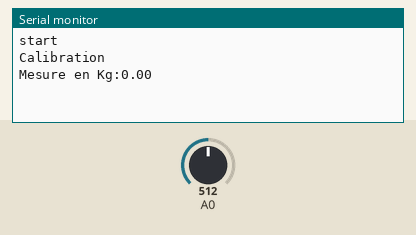
Recording of a sketch running on a simulated Arduino Uno, built with avr-gcc and run on an emulated ATmega328P. On the bench: the last lines printed to the serial monitor. The inputs (shaded band) are chosen by the test bench; at power-on: A0 = 512.

Above: at 4.7 s.
4.8 s: A0 set to 716
At 5.9 s:
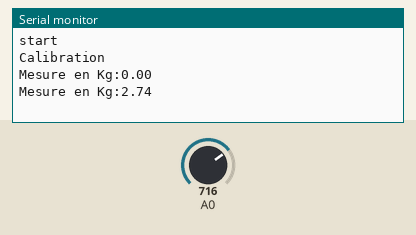
6.3 s: A0 set to 900
At 8.3 s:
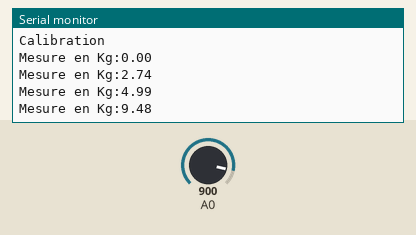
Timing chart, 0 to 9.8 s (numbered marks = the images above; inputs shaded):
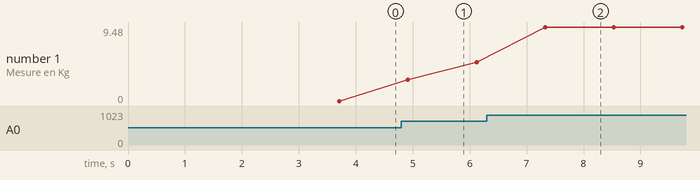

Measured:
- after the input at 4.8 s, the serial monitor: prints a new line after 0.12 s (image 1)
- after the input at 6.3 s, the serial monitor: prints a new line after 1.0 s (image 2)
- plotted number 1: 0 → 4.99 after the input at 4.8 s, 4.99 → 9.48 after the input at 6.3 s

The sketch:

Sketch1.ino
```cpp
	int i;
	int value;
	float V,Vo,Vcal;
	float Sum=0;

void setup()
{
	Serial.begin(9600);
	Serial.println("start");

	//Calibration :
	delay(3000);
	Serial.println("Calibration");
	for(i=0;i<50;i++)
	{
		value=analogRead(0);
		V=value*5.00/1023;
		Sum+=V;
		delay(10);
		Vcal=Sum/50;
	}

}

void loop()
{
	float Sum=0;

	for(i=0;i<20;i++)
	{
		value=analogRead(0);
		V=value*5.00/1023;
		Sum+=V;
		delay(10);
	}
	Vo=Sum/20;
	Vo=(Vo-Vcal);
	Vo=Vo/0.20;
	Serial.print("Mesure en Kg:");
	Serial.println(Vo);
	delay(1000);
}
```
